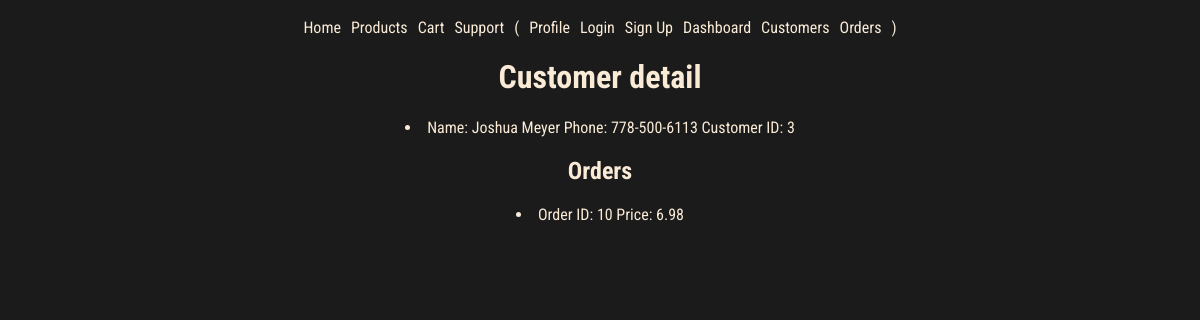
The app's page /users/3, older data.
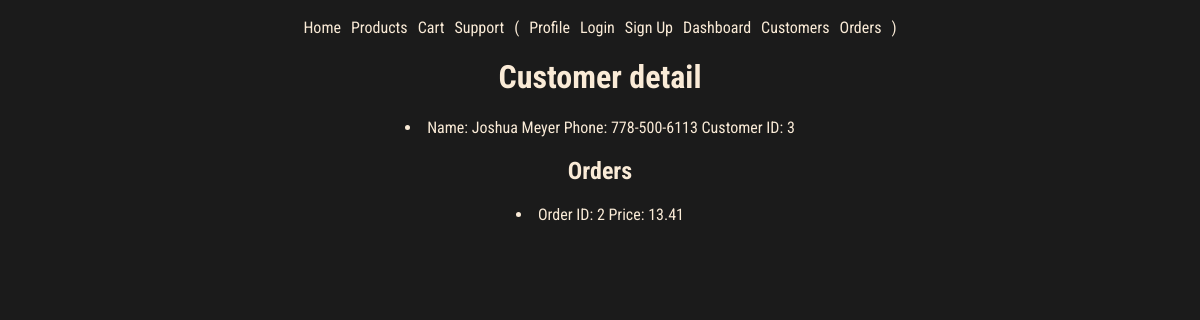
The same page, newer data.
### models.py (models this page shows, shortened)
class Order(db.Model):
    id = mapped_column(Integer, primary_key=True)
    user_id = mapped_column(Integer, ForeignKey(User.id), nullable=False)
    user = relationship("User", back_populates="orders")
    total = mapped_column(Numeric, nullable=False, default=0)
    item = relationship("ProductOrder", back_populates="order", cascade="all, delete-orphan")
    created = mapped_column(DateTime(timezone=True), default=datetime.now().replace(microsecond=0))
    processed = mapped_column(DateTime(timezone=True), nullable=True)
    strategy = mapped_column(String(20))  # Add a column to store the strategy used

### routes/users.py (the view)
@users_bp.route('/<int:user_id>')
def user_detail(user_id):
    user = User.query.get_or_404(user_id)
    return render_template('pages/customer_detail.html', user=user)

### templates/pages/customer_detail.html
{% extends "base.html" %}
{% block content %}
<h1>Customer detail</h1>
<li>
    <span>Name: {{ user.name }}</span>
    <span>Phone: {{ user.phone }}</span>
    <span>Customer ID: {{ user.id }}</span>
</li>
<h2>Orders</h2>
{% for order in user.orders %}
<li>
    <span>Order ID: {{ order.id }}</span>
    <span>Price: {{ order.total|round(2) }}</span>
</li>
{% endfor %}
{% endblock %}

Row changes from the older to the newer data that the page shows:
no longer on this page (row edited): Order: id "10", total "6.98"
now on this page (row edited): Order: id "2", total "13.41"
